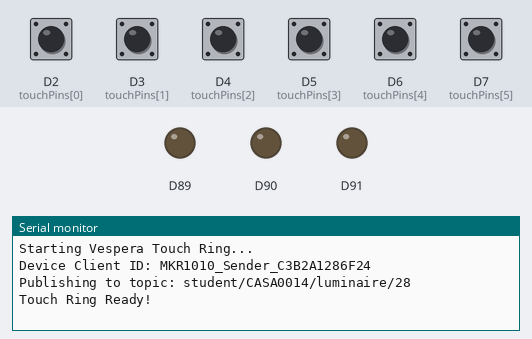
Recording of a sketch running on a simulated Arduino MKR. Parts: output pins drawn as LEDs (lit = HIGH), the last lines printed to the serial monitor. Inputs (shaded band) come from the test bench; at power-on: D2 (touchPins[0]), D3 (touchPins[1]), D4 (touchPins[2]), D5 (touchPins[3]), D6 (touchPins[4]), D7 (touchPins[5]) LOW. Not simulated (calls return 0 or success): arduino_secrets.h.

Above: at 1.2 s.
1.3 s: D2 (touchPins[0]) pulled HIGH for 0.15 s
At 2.4 s:
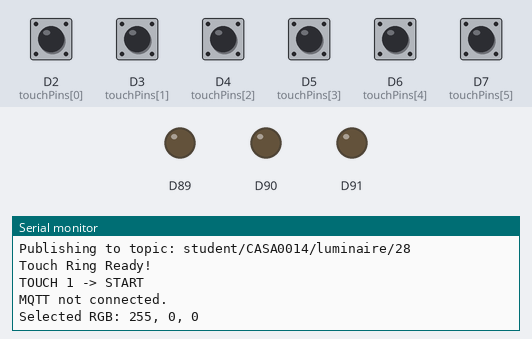
2.9 s: D3 (touchPins[1]) pulled HIGH for 0.15 s
At 3.5 s:
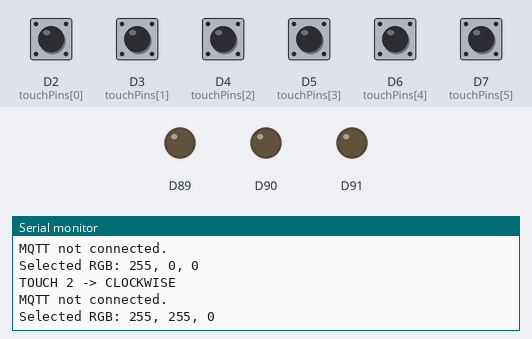
4.5 s: D5 (touchPins[3]) pulled HIGH for 0.15 s
At 5.7 s:
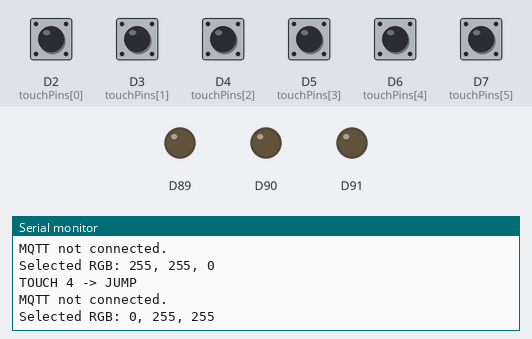
6.1 s: D4 (touchPins[2]) pulled HIGH for 0.15 s
At 7.1 s:
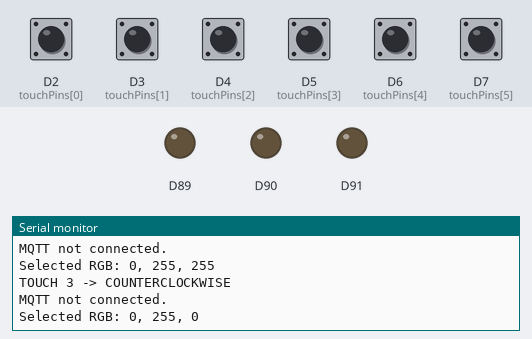
7.7 s: D4 (touchPins[2]) pulled HIGH for 1 s
At 8.2 s:
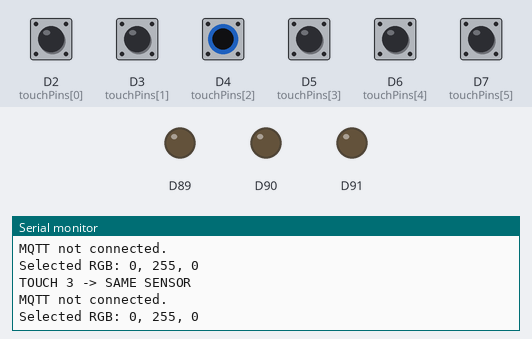

The sketch:

Vespera_Ring_MQTT_06.ino
```cpp
#include <SPI.h>
#include <WiFiNINA.h>
#include <PubSubClient.h>
#include "arduino_secrets.h"
#include <utility/wifi_drv.h>

// Wi-Fi and MQTT credentials
const char* ssid          = SECRET_SSID;
const char* password      = SECRET_PASS;
const char* ssid1         = SECRET_SSID1;
const char* password1     = SECRET_PASS1;
const char* mqtt_username = SECRET_MQTTUSER;
const char* mqtt_password = SECRET_MQTTPASS;
const char* mqtt_server   = "mqtt.cetools.org";
const int mqtt_port       = 1884;

// Create Wi-Fi and MQTT client objects
WiFiClient wifiClient;
PubSubClient mqttClient(wifiClient);

// Vespera light ID and MQTT topic
String lightId = "28";
String mqtt_topic = "student/CASA0014/luminaire/" + lightId;
String clientId = "";

// Vespera RGB payload: 72 LEDs, 3 bytes per LED
const int num_leds = 72;
const int payload_size = num_leds * 3;
byte RGBpayload[payload_size];

// Six touch sensors connected to D2-D7
const int sensorCount = 6;
const int touchPins[sensorCount] = {2, 3, 4, 5, 6, 7};

// Six colours arranged clockwise around the ring
const byte ringColours[6][3] = {
  {255, 0, 0},      // Sensor 1: Red
  {255, 255, 0},    // Sensor 2: Yellow
  {0, 255, 0},      // Sensor 3: Green
  {0, 255, 255},    // Sensor 4: Cyan
  {0, 0, 255},      // Sensor 5: Blue
  {255, 0, 255}     // Sensor 6: Magenta
};

// Track the previous touch position
int previousSingleSensor = -1;
int lastSensor = -1;

// Track gesture timing
unsigned long lastTouchTime = 0;
const unsigned long gestureTimeout = 2000;

void setup() {
  Serial.begin(115200);

  Serial.println("Starting Vespera Touch Ring...");

  // Configure the onboard RGB status LED
  WiFiDrv::pinMode(25, OUTPUT);
  WiFiDrv::pinMode(26, OUTPUT);
  WiFiDrv::pinMode(27, OUTPUT);
  LedRed();

  // Configure all touch sensors as inputs
  for (int i = 0; i < sensorCount; i++) {
    pinMode(touchPins[i], INPUT);
  }

  // Generate a unique MQTT client ID
  byte mac[6];
  WiFi.macAddress(mac);

  char macStr[18];
  snprintf(
    macStr,
    sizeof(macStr),
    "%02X%02X%02X%02X%02X%02X",
    mac[5], mac[4], mac[3],
    mac[2], mac[1], mac[0]
  );

  clientId = "MKR1010_Sender_" + String(macStr);

  Serial.print("Device Client ID: ");
  Serial.println(clientId);

  Serial.print("Publishing to topic: ");
  Serial.println(mqtt_topic);

  // Connect to Wi-Fi
  startWifi();

  // Configure the MQTT connection
  mqttClient.setServer(mqtt_server, mqtt_port);
  mqttClient.setBufferSize(512);
  mqttClient.setKeepAlive(30);

  Serial.println("Touch Ring Ready!");
}

void loop() {

  // Maintain Wi-Fi connection
  if (WiFi.status() != WL_CONNECTED) {
    startWifi();
  }

  // Maintain MQTT connection
  if (!mqttClient.connected()) {
    reconnectMQTT();
  }

  mqttClient.loop();

  int activeCount = 0;
  int currentSensor = -1;

  // Read all six touch sensors
  for (int i = 0; i < sensorCount; i++) {
    if (digitalRead(touchPins[i]) == HIGH) {
      activeCount++;
      currentSensor = i;
    }
  }

  // Process only one active sensor at a time
  if (activeCount == 1 &&
      currentSensor != previousSingleSensor) {

    unsigned long now = millis();

    Serial.print("TOUCH ");
    Serial.print(currentSensor + 1);

    // Identify the start of a new gesture
    if (lastSensor == -1 ||
        now - lastTouchTime > gestureTimeout) {

      Serial.println(" -> START");

    } else if (currentSensor == lastSensor) {

      Serial.println(" -> SAME SENSOR");

    } else {

      // Calculate the direction between sensors
      int clockwiseStep =
        (currentSensor - lastSensor + sensorCount)
        % sensorCount;

      int counterclockwiseStep =
        (lastSensor - currentSensor + sensorCount)
        % sensorCount;

      if (clockwiseStep == 1) {
        Serial.println(" -> CLOCKWISE");

      } else if (counterclockwiseStep == 1) {
        Serial.println(" -> COUNTERCLOCKWISE");

      } else {
        Serial.println(" -> JUMP");
      }
    }

    // Select the colour associated with this sensor
    int r = ringColours[currentSensor][0];
    int g = ringColours[currentSensor][1];
    int b = ringColours[currentSensor][2];

    // Publish the selected colour to Lumi / Vespera
    send_colour_to_all(r, g, b);

    Serial.print("Selected RGB: ");
    Serial.print(r);
    Serial.print(", ");
    Serial.print(g);
    Serial.print(", ");
    Serial.println(b);

    lastSensor = currentSensor;
    lastTouchTime = now;
  }

  // Ignore ambiguous states with multiple active sensors
  previousSingleSensor =
    (activeCount == 1) ? currentSensor : -1;

  delay(10);
}

// Set all 72 LEDs to the same RGB colour
void send_colour_to_all(int r, int g, int b) {

  if (mqttClient.connected()) {

    for (int pixel = 0; pixel < num_leds; pixel++) {

      RGBpayload[pixel * 3 + 0] =
        (byte)constrain(r, 0, 255);

      RGBpayload[pixel * 3 + 1] =
        (byte)constrain(g, 0, 255);

      RGBpayload[pixel * 3 + 2] =
        (byte)constrain(b, 0, 255);
    }

    bool published = mqttClient.publish(
      mqtt_topic.c_str(),
      RGBpayload,
      payload_size
    );

    if (published) {
      Serial.println("MQTT publish successful.");
    } else {
      Serial.println("MQTT publish failed.");
    }

  } else {
    Serial.println("MQTT not connected.");
  }
}

// Turn all 72 LEDs off
void send_all_off() {
  send_colour_to_all(0, 0, 0);
}
```

Measured:
- after the input at 1.3 s, the serial monitor: prints a new line at once (image 1)
- after the input at 2.9 s, the serial monitor: prints a new line at once (image 2)
- after the input at 4.5 s, the serial monitor: prints a new line at once (image 3)
- after the input at 6.1 s, the serial monitor: prints a new line at once (image 4)
- after the input at 7.7 s, the serial monitor: prints a new line at once (image 5)
